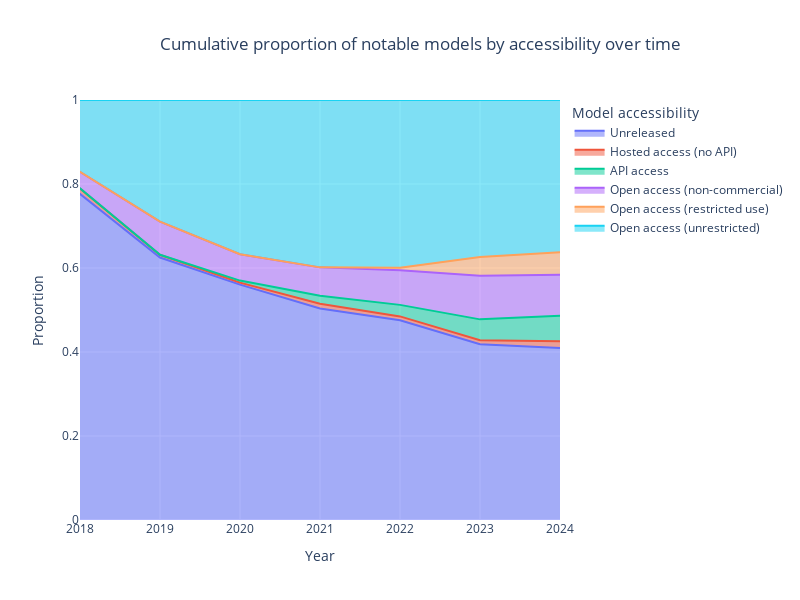

The notebook cell this image was saved under:
### Markdown cell above
This chart shows the proportions over time more clearly - open weights have never been very rare (at least 10%). But open models have become much more common over time, making up around half of models today. The large majority of those are permissively licensed ("Open access (unrestricted)") even today but open with restrictions has become more common over time.

### Code cell
fig = px.area(normalized_counts_notable, x='Year', y='proportion', color='Model accessibility', line_group='Model accessibility',
              labels={'proportion': 'Proportion', 'Year': 'Year'},
              title='Cumulative proportion of notable models by accessibility over time')

fig.update_yaxes(range=[0, 1])
fig.update_xaxes(range=[2018, 2024])
fig.update_layout(
    autosize=False,
    width=800,
    height=600,
    title_x=0.2,
)

save_plot(fig, results_dir, f'notable_model_proportion_by_accessibility')

fig.show()

### Figure 1 — Plotly figure (JSON) as saved in the notebook; plotly's stock layout.template omitted (floating-point values rounded to 4 significant figures)
{"data": [{"fillpattern": {"shape": ""}, "hovertemplate": "Model accessibility=Unreleased<br>Year=%{x}<br>Proportion=%{y}<extra></extra>", "legendgroup": "Unreleased", "line": {"color": "#636efa"}, "marker": {"symbol": "circle"}, "mode": "lines", "name": "Unreleased", "orientation": "v", "showlegend": true, "stackgroup": "1", "type": "scatter", "x": [2015, 2016, 2017, 2018, 2019, 2020, 2021, 2022, 2023, 2024], "xaxis": "x", "y": [0.7778, 0.7273, 0.8537, 0.7763, 0.625, 0.5604, 0.5038, 0.4756, 0.4183, 0.4093], "yaxis": "y"}, {"fillpattern": {"shape": ""}, "hovertemplate": "Model accessibility=Hosted access (no API)<br>Year=%{x}<br>Proportion=%{y}<extra></extra>", "legendgroup": "Hosted access (no API)", "line": {"color": "#EF553B"}, "marker": {"symbol": "circle"}, "mode": "lines", "name": "Hosted access (no API)", "orientation": "v", "showlegend": true, "stackgroup": "1", "type": "scatter", "x": [2015, 2016, 2017, 2018, 2019, 2020, 2021, 2022, 2023, 2024], "xaxis": "x", "y": [0, 0.04545, 0.02439, 0.01316, 0.006579, 0.004831, 0.01128, 0.009146, 0.009901, 0.01628], "yaxis": "y"}, {"fillpattern": {"shape": ""}, "hovertemplate": "Model accessibility=API access<br>Year=%{x}<br>Proportion=%{y}<extra></extra>", "legendgroup": "API access", "line": {"color": "#00cc96"}, "marker": {"symbol": "circle"}, "mode": "lines", "name": "API access", "orientation": "v", "showlegend": true, "stackgroup": "1", "type": "scatter", "x": [2015, 2016, 2017, 2018, 2019, 2020, 2021, 2022, 2023, 2024], "xaxis": "x", "y": [0, 0, 0, 0, 0, 0.004831, 0.0188, 0.02744, 0.0495, 0.06047], "yaxis": "y"}, {"fillpattern": {"shape": ""}, "hovertemplate": "Model accessibility=Open access (non-commercial)<br>Year=%{x}<br>Proportion=%{y}<extra></extra>", "legendgroup": "Open access (non-commercial)", "line": {"color": "#ab63fa"}, "marker": {"symbol": "circle"}, "mode": "lines", "name": "Open access (non-commercial)", "orientation": "v", "showlegend": true, "stackgroup": "1", "type": "scatter", "x": [2015, 2016, 2017, 2018, 2019, 2020, 2021, 2022, 2023, 2024], "xaxis": "x", "y": [0, 0.09091, 0.04878, 0.03947, 0.07895, 0.0628, 0.06767, 0.08232, 0.104, 0.09767], "yaxis": "y"}, {"fillpattern": {"shape": ""}, "hovertemplate": "Model accessibility=Open access (restricted use)<br>Year=%{x}<br>Proportion=%{y}<extra></extra>", "legendgroup": "Open access (restricted use)", "line": {"color": "#FFA15A"}, "marker": {"symbol": "circle"}, "mode": "lines", "name": "Open access (restricted use)", "orientation": "v", "showlegend": true, "stackgroup": "1", "type": "scatter", "x": [2015, 2016, 2017, 2018, 2019, 2020, 2021, 2022, 2023, 2024], "xaxis": "x", "y": [0, 0, 0, 0, 0, 0, 0, 0.006098, 0.04455, 0.05349], "yaxis": "y"}, {"fillpattern": {"shape": ""}, "hovertemplate": "Model accessibility=Open access (unrestricted)<br>Year=%{x}<br>Proportion=%{y}<extra></extra>", "legendgroup": "Open access (unrestricted)", "line": {"color": "#19d3f3"}, "marker": {"symbol": "circle"}, "mode": "lines", "name": "Open access (unrestricted)", "orientation": "v", "showlegend": true, "stackgroup": "1", "type": "scatter", "x": [2015, 2016, 2017, 2018, 2019, 2020, 2021, 2022, 2023, 2024], "xaxis": "x", "y": [0.2222, 0.1364, 0.07317, 0.1711, 0.2895, 0.3671, 0.3985, 0.3994, 0.3738, 0.3628], "yaxis": "y"}], "layout": {"autosize": false, "height": 600, "legend": {"title": {"text": "Model accessibility"}, "tracegroupgap": 0}, "title": {"text": "Cumulative proportion of notable models by accessibility over time", "x": 0.2}, "width": 800, "xaxis": {"anchor": "y", "domain": [0, 1], "range": [2018, 2024], "title": {"text": "Year"}}, "yaxis": {"anchor": "x", "domain": [0, 1], "range": [0, 1], "title": {"text": "Proportion"}}}}
